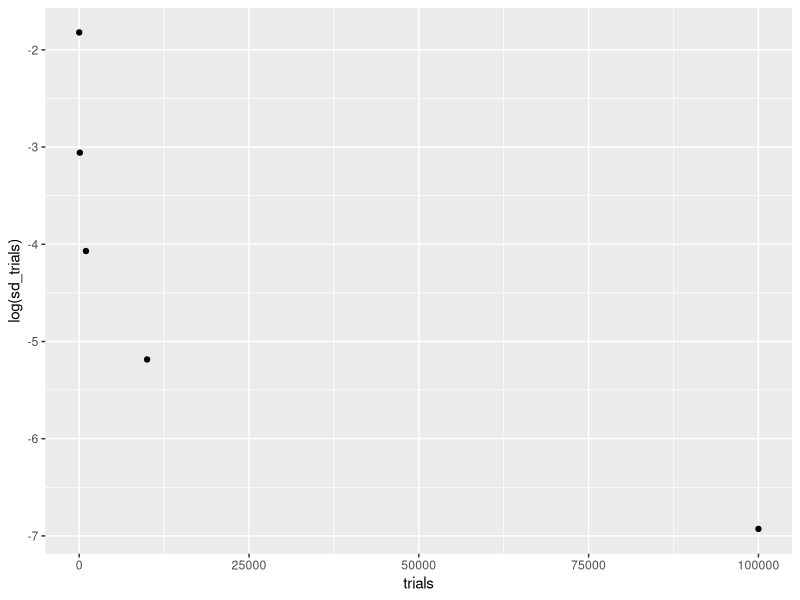
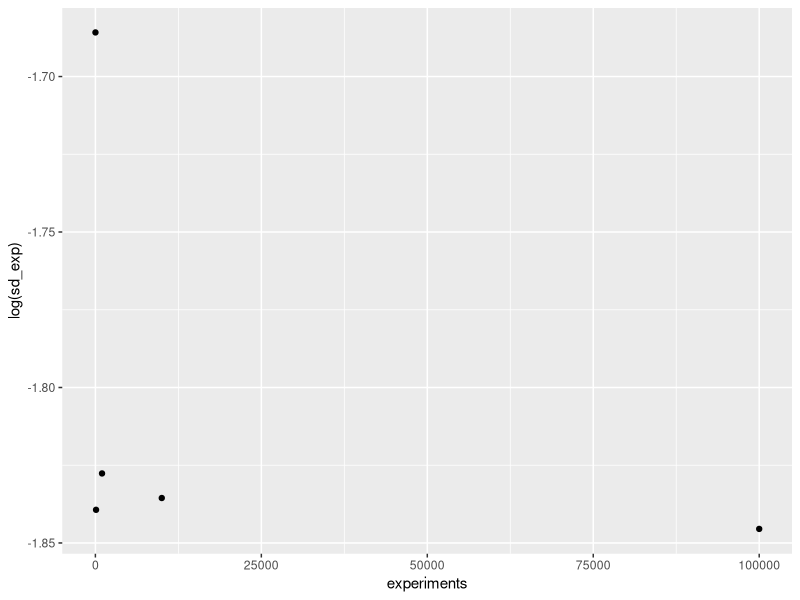

R code for these plots, in order: (Note: this script raises an error after producing the figures.)
## ---- chunk 1
knitr::opts_chunk$set(echo = TRUE)
## ---- chunk 2
library(ggplot2)
library("MASS")
set.seed(1)
## ---- chunk 3
# This function simulates flipping a coin by generating random numbers 
# from a uniform distribution in [0,1) and considering numbers < 0.5 to be 
# tails and numbers >= 0.5 heads.
# Returns the ratio of the heads over "trials" number of coin flips.
hw1_coinflips<-function(trials){
 flip = runif(trials)
 heads = (flip >= 0.5);
 headsratio = sum(heads)/trials;
 return(headsratio)
}

## ---- chunk 4
print(hw1_coinflips(100))
hw1_coinflips(100)
## ---- chunk 5
getsd<-function(trials,experiments){
 headsratios<-sapply(1:experiments,function(x){hw1_coinflips(trials)})
 return(sd(headsratios))
}
trials<-c(10,100,1000,10000,100000)
results<-data.frame(trials=trials,sd_trials=sapply(trials,function(x){getsd(x,10)}))
ggplot(results,aes(trials,log(sd_trials)))+geom_point()
## ---- chunk 6
experiments<-c(10,100,1000,10000,100000)
results<-data.frame(experiments=experiments,sd_exp=sapply(experiments,function(x){getsd(10,x)}))
ggplot(results,aes(experiments,log(sd_exp)))+geom_point()
## ---- chunk 7
hw1_montyhall<-function(strategy,trials){
  sample.vec <- function(x, ...) x[sample(length(x), ...)]
  wins<-0
  for(i in 1:trials){
    #randomly determine which door has the car.
    cardoor <- sample.vec(1:3,1)
    #player picks a door randomly.
    playerdoor <- sample.vec(1:3,1)
    #among the two doors the player did not pick,
    #randomly discard one that doesn't have the car.
    discarddoor<-sample.vec((1:3)[c(-cardoor,-playerdoor)],1)
    if(strategy == 1){
      playerdoor<-(1:3)[c(-discarddoor,-playerdoor)]
    }else{
      if(strategy == 2){
        playerdoor<-sample.vec((1:3)[c(-discarddoor)],1)
      }
    }
    #strategy 0 do nothing
    if(playerdoor==cardoor){wins<-wins+1}
  }
  return(wins/trials)
}
## ---- chunk 8
hw1_montyhall(0,1000)
## ---- chunk 9
hw1_montyhall(1,1000)
## ---- chunk 10
hw1_montyhall(2,1000)
## ---- chunk 11
generate_uniform<-function(i){
  n<-1000
  return(sum(runif(n))-n*0.5)
}
all_samples<-sapply(1:1000,generate_uniform)

expected_variance<-1/(.7234*sqrt(1000))
expected_sd<-sqrt(expected_variance)

observed_sd<-sd(all_samples)

#we need to scale up the density to plot this on a histogram
ggplot() + aes(all_samples)+geom_histogram()+stat_function( 
  fun = function(x, mean, sd, n, bw){ 
    dnorm(x = x, mean = mean, sd = sd) * n * bw
  }, args = c(mean = 0, sd = observed_sd, n = 2250, bw = 1))
## ---- chunk 12
X<-rnorm(1000)

ggplot()+aes(X)+geom_histogram(bins=100)
# a tabulation of the counts in each bin
# for clarity's sake let's call this Y
Y<-table(cut_interval(X,n=100))
Y<-Y/sum(Y)
muY<-mean(Y)
varianceY<-var(Y)
muY
varianceY

sigmaY<-sqrt(varianceY)


ggplot(data.frame(x = c(-0.1, 0.1)), aes(x)) + 
  geom_density() + 
  stat_function(fun = dnorm, args = list(mean = muY, sd = sigmaY))


fit<-fitdistr(Y, "normal")
fit$estimate
## ---- chunk 13
x_given_w1<-function(x){ dnorm(x, mean = 1, sd = 1) }
x_given_w2<-function(x){ dnorm(x, mean = 2, sd = 4) }

ggplot(data.frame(x = c(-10, 10)), aes(x)) + 
  geom_density() + 
  stat_function(fun = x_given_w1, aes(color = "x|w1")) +
  stat_function(fun = x_given_w2, aes(color = "x|w2")) + 
  ylab("Class densities") +
  scale_colour_manual("Legend", values = c("red","blue"))

P_w1 <- 0.4
P_w2 <- 0.6
P_x <- function(x){x_given_w1(x) + x_given_w2(x)}
w1_given_x<-function(x){(x_given_w1(x)*P_w1)/P_x(x)}
w2_given_x<-function(x){(x_given_w2(x)*P_w2)/P_x(x)}
ratio<-function(x){(x_given_w1(x)*P_w1)/(x_given_w2(x)*P_w2)}
decision_threshold_function <- function(x){abs(ratio(x)-1)}
decision_threshold_one<-optimize(decision_threshold_function,interval = c(-2,0))
decision_threshold_two<-optimize(decision_threshold_function,interval = c(2,5))

ggplot(data.frame(x = c(-10, 10)), aes(x)) +
  stat_function(fun = w1_given_x,geom = "line", aes(color = "w1|x")) +
  stat_function(fun = w2_given_x,geom = "line", aes(color = "w2|x")) +
  stat_function(fun = ratio, geom = "line", aes(color= "ratio")) + ylab("Posterior Probabilities") +
  geom_vline(xintercept = decision_threshold_one$minimum) +
  geom_vline(xintercept = decision_threshold_two$minimum) +
  scale_colour_manual("Legend", values = c("green","red","blue"))

